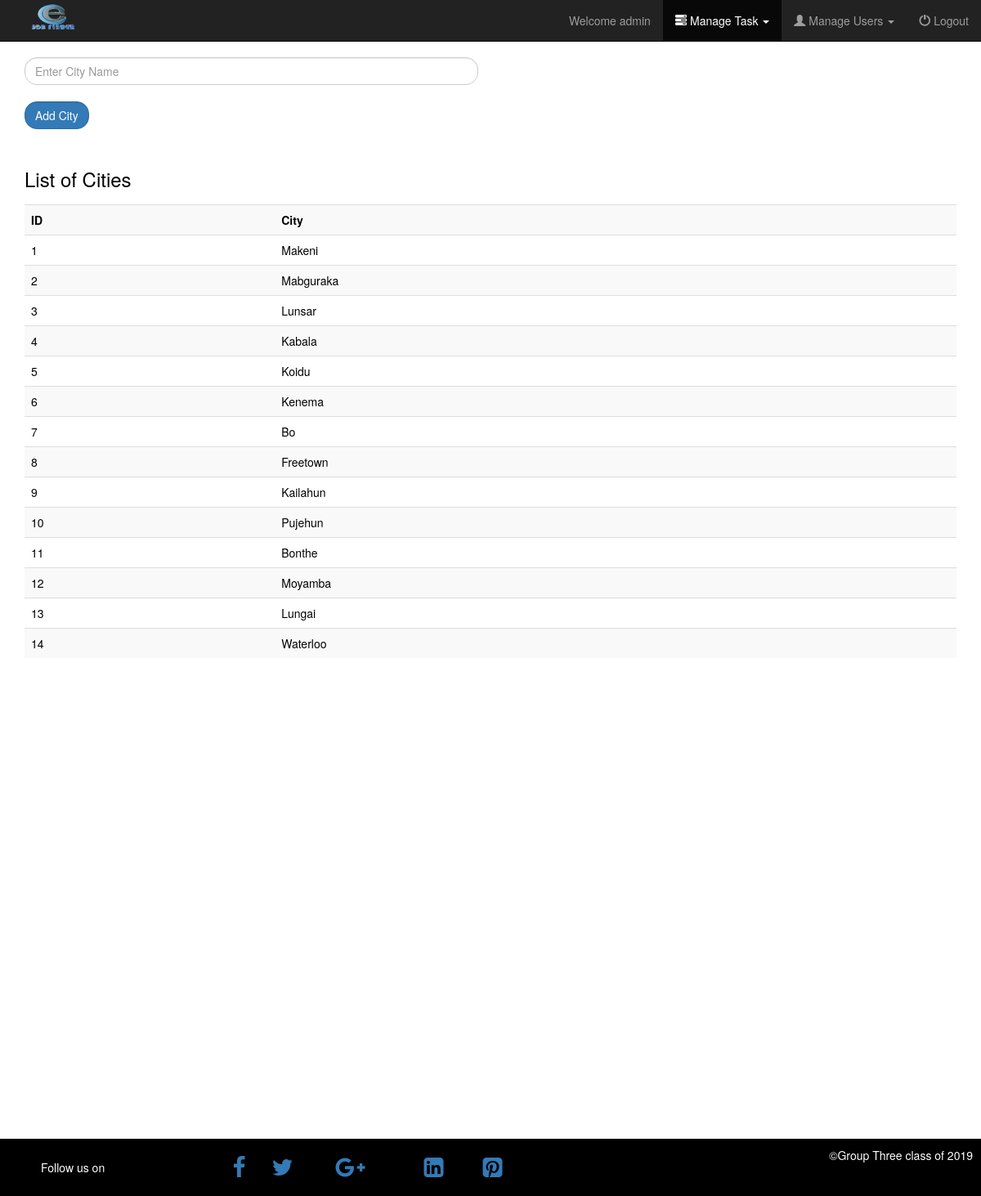
/admin/manage_city.php (signed in), run on the app's committed database.
### tables this page shows
CREATE TABLE IF NOT EXISTS `city` (
  `id` int(11) PRIMARY KEY AUTO_INCREMENT NOT NULL,
  `name` varchar(255) NOT NULL
);

### admin/manage_city.php (the view, shortened to what this page needs)
<?php
if(!isset($_SESSION['admin_username']) && empty($_SESSION['admin_username'])){
  if(!isset($_SESSION['admin_active']) && empty($_SESSION['admin_active'])){
    $_SESSION['warning'] = "Access denied, you must login first!";
    header('location: index.php?warning=Authentication required, you must login first to access this page!');
  }
}else{
  $username=$_SESSION['admin_username'];
}
include('../include/dbcon.php');
 ?>
 <?php
    $query =  "SELECT * FROM city";
    $result_flag =false;
   $result = $con->query($query);
   $city_table ="<div><table class='table table-striped' border='0'>";
   $city_table .="<caption class='h3'>List of Cities</caption>";
   $city_table .="<tr><th>ID</th><th>City</th></tr>";
   $num_row 	= mysqli_num_rows($result);
   if($num_row>0){
     for($i=0;$i<$num_row;$i++){
       $row = mysqli_fetch_array($result);
       $result_flag=true;
       $city_table .= "<tr><td>{$row['id']}</td><td>{$row['name']}</td</tr>";
     }
    $city_table .="</table></div>";
   }
 ?>
<!DOCTYPE html>
<html>
  <head>
    <?php include_once "header.php"; ?>
  </head>
  <body>
    <nav class="navbar navbar-inverse navbar-fixed-top">
     <div class="container-fluid">
       <div class="navbar-header">
         <a class="navbar-brand" href="dashboard.php"><img src="../images/e-jobFinder.png" alt="Logo"/></a>
       </div>
        <div class="collapse navbar-collapse" id="myNavbar">
       <ul class="nav navbar-nav navbar-right">
         <li><a href="dashboard.php">Welcome <?php echo $username; ?></a></li>
        <li class="dropdown active">
         <a class="dropdown-toggle" data-toggle="dropdown" href="#"><span class="glyphicon glyphicon-tasks"></span> Manage Task
         <span class="caret"></span></a>
       </li>
       <li class="dropdown">
        <a class="dropdown-toggle" data-toggle="dropdown" href="#"><span class="glyphicon glyphicon-user"></span> Manage Users
        <span class="caret"></span></a>
      </li>
         <li><a href="logout.php"><span class="glyphicon glyphicon-off"></span> Logout</a></li>
       </ul>
     </div>
      </div>
   </nav>
         <div class="container">
           <div class="row">
              <div class="col-md-6">
                <form method="post" action="<?php outputData($_SERVER['PHP_SELF']); ?>">
                      <input type="text" name="inputCity" id="inputCity" value="" placeholder="Enter City Name" class="form-control"/><br />
                  <div class="form-inline">
                     <input type="submit" name="input_add_city" id="input_add_city" value="Add City"  class="form-control btn btn-primary"/>
                 </div>
                </form>
              </div>
            </div>
            <div id="all_names">
              <?php
                if($result_flag){
                  echo $city_table;
                }
              ?>
           </div>
        </div>
 <?php include "footer.php"; ?>
 </body>
 </html>

### admin/header.php (shortened to what this page needs)
<link rel="stylesheet" href="../css/bootstrap.min.css"/>
<link rel="stylesheet" href="https://cdnjs.cloudflare.com/ajax/libs/font-awesome/4.6.3/css/font-awesome.min.css">
<link rel="stylesheet" href="../css/main.css"/>
<link rel="stylesheet" href="../css/admin_rules.css"/>

### admin/footer.php
<footer class="footer">
    <ul class="pull-left">
      <li>Follow us on</li>
    	<li><a href="http://www.itsocietyunimak.com/" target="_blank"><i class="fa fa-facebook fa-2x"></i></a></li>
    	<li><a href="http://www.itsocietyunimak.com/"target="_blank"><i class="fa fa-twitter fa-2x"></i></a></li>
    	<li><a href="http://www.itsocietyunimak.com/"target="_blank"><i class="fa fa-google-plus fa-2x"></i></a></li>
      <li><a href="http://www.itsocietyunimak.com/"target="_blank"><i class="fa fa-linkedin-square fa-2x" aria-hidden="true"></i></a></li>
      <li><a href="http://www.itsocietyunimak.com/"target="_blank"><i class="fa fa-pinterest-square fa-2x" aria-hidden="true"></i></a></li>
      <li class="pull-right">&copy;Group Three class of <?php echo(date('Y'))?></li>
    </ul>
</footer>

### css/main.css (style rules this page uses)
body { background: #fff; color:#000 }
.footer { background: black; color: white; padding:10px; height:70px; display:block; margin-top: 568px; width:100% }
.footer ul { display:table; height:100%; width:100%; }
.footer ul li { display:table-cell; vertical-align:middle; }
.navbar-brand>img { margin-top: -15px; }
.container table { margin-top: 20px; }
.container table td { padding-right: 40px; padding-bottom: 5px; }
.form-control,.btn { -webkit-border-radius:15px; -moz-border-radius:15px; border-radius: 15px; }

### data on the page
city: id "1", name "Makeni"
city: id "2", name "Mabguraka"
city: id "3", name "Lunsar"
city: id "4", name "Kabala"
city: id "5", name "Koidu"
city: id "6", name "Kenema"
city: id "7", name "Bo"
city: id "8", name "Freetown"
city: id "9", name "Kailahun"
city: id "10", name "Pujehun"
city: id "11", name "Bonthe"
city: id "12", name "Moyamba"
city: id "13", name "Lungai"
city: id "14", name "Waterloo"

### other printed values
$username "admin"
